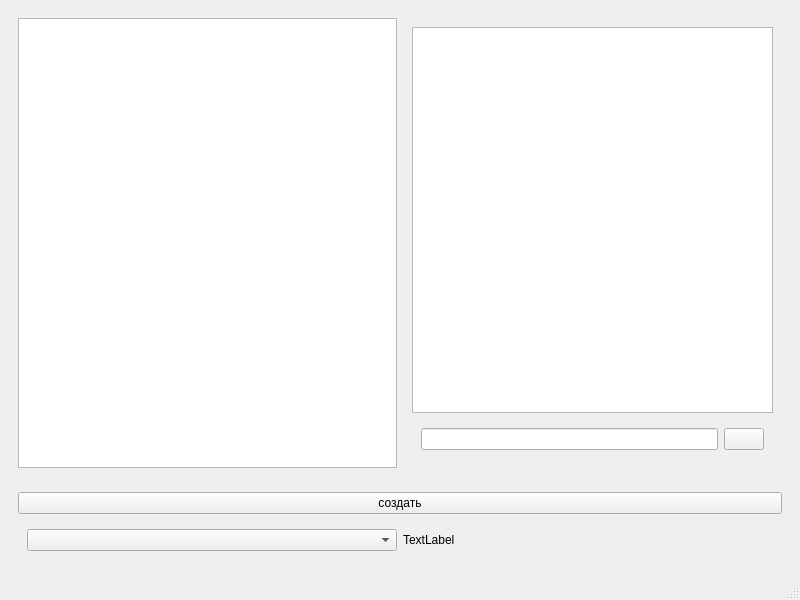
<?xml version="1.0" encoding="UTF-8"?>
<ui version="4.0">
 <class>MainWindow</class>
 <widget class="QMainWindow" name="MainWindow">
  <property name="geometry">
   <rect>
    <x>0</x>
    <y>0</y>
    <width>800</width>
    <height>600</height>
   </rect>
  </property>
  <property name="windowTitle">
   <string>MainWindow</string>
  </property>
  <widget class="QWidget" name="centralwidget">
   <layout class="QVBoxLayout" name="verticalLayout">
    <item>
     <widget class="QWidget" name="widget_2" native="true">
      <property name="sizePolicy">
       <sizepolicy hsizetype="Preferred" vsizetype="Minimum">
        <horstretch>0</horstretch>
        <verstretch>0</verstretch>
       </sizepolicy>
      </property>
      <layout class="QHBoxLayout" name="horizontalLayout">
       <item>
        <widget class="QListWidget" name="LWNames">
         <property name="sizePolicy">
          <sizepolicy hsizetype="Expanding" vsizetype="Ignored">
           <horstretch>0</horstretch>
           <verstretch>0</verstretch>
          </sizepolicy>
         </property>
         <property name="isWrapping" stdset="0">
          <bool>false</bool>
         </property>
         <property name="wordWrap">
          <bool>false</bool>
         </property>
        </widget>
       </item>
       <item>
        <widget class="QWidget" name="widget_3" native="true">
         <layout class="QVBoxLayout" name="verticalLayout_3">
          <item>
           <widget class="QPlainTextEdit" name="PTEMessage">
            <property name="readOnly">
             <bool>true</bool>
            </property>
           </widget>
          </item>
          <item>
           <widget class="QWidget" name="widget_5" native="true">
            <property name="sizePolicy">
             <sizepolicy hsizetype="Preferred" vsizetype="Preferred">
              <horstretch>0</horstretch>
              <verstretch>0</verstretch>
             </sizepolicy>
            </property>
            <layout class="QHBoxLayout" name="horizontalLayout_3">
             <item>
              <widget class="QLineEdit" name="LEMessage"/>
             </item>
             <item>
              <widget class="QPushButton" name="PBSent">
               <property name="text">
                <string/>
               </property>
               <property name="icon">
                <iconset theme="QIcon::ThemeIcon::DocumentSend"/>
               </property>
              </widget>
             </item>
            </layout>
           </widget>
          </item>
         </layout>
        </widget>
       </item>
      </layout>
     </widget>
    </item>
    <item>
     <widget class="QWidget" name="widget" native="true">
      <layout class="QVBoxLayout" name="verticalLayout_2">
       <item>
        <widget class="QPushButton" name="PBnewConnection">
         <property name="text">
          <string>создать</string>
         </property>
        </widget>
       </item>
       <item>
        <widget class="QWidget" name="widget_4" native="true">
         <layout class="QHBoxLayout" name="horizontalLayout_2">
          <item>
           <widget class="QComboBox" name="CBInterFaces"/>
          </item>
          <item>
           <widget class="QLabel" name="LMyAddr">
            <property name="maximumSize">
             <size>
              <width>16777215</width>
              <height>20</height>
             </size>
            </property>
            <property name="text">
             <string>TextLabel</string>
            </property>
           </widget>
          </item>
         </layout>
        </widget>
       </item>
      </layout>
     </widget>
    </item>
   </layout>
  </widget>
  <widget class="QMenuBar" name="menubar">
   <property name="geometry">
    <rect>
     <x>0</x>
     <y>0</y>
     <width>800</width>
     <height>25</height>
    </rect>
   </property>
  </widget>
  <widget class="QStatusBar" name="statusbar"/>
 </widget>
 <resources/>
 <connections/>
</ui>
